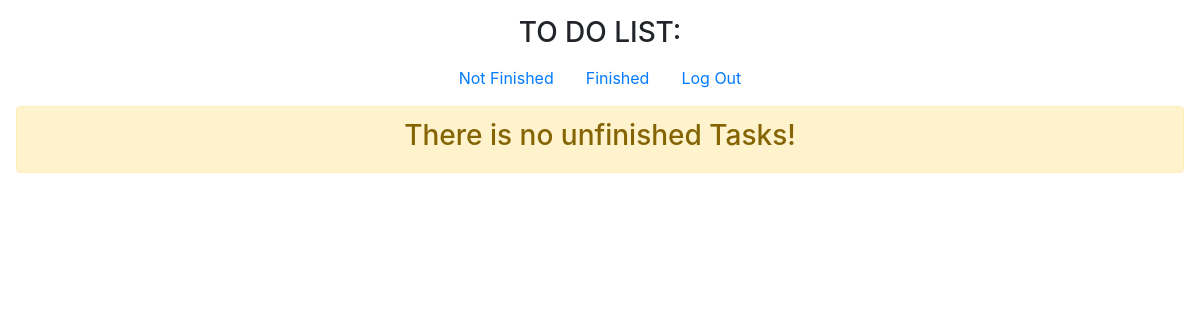
/tasks, run on an earlier commit of the app's database.
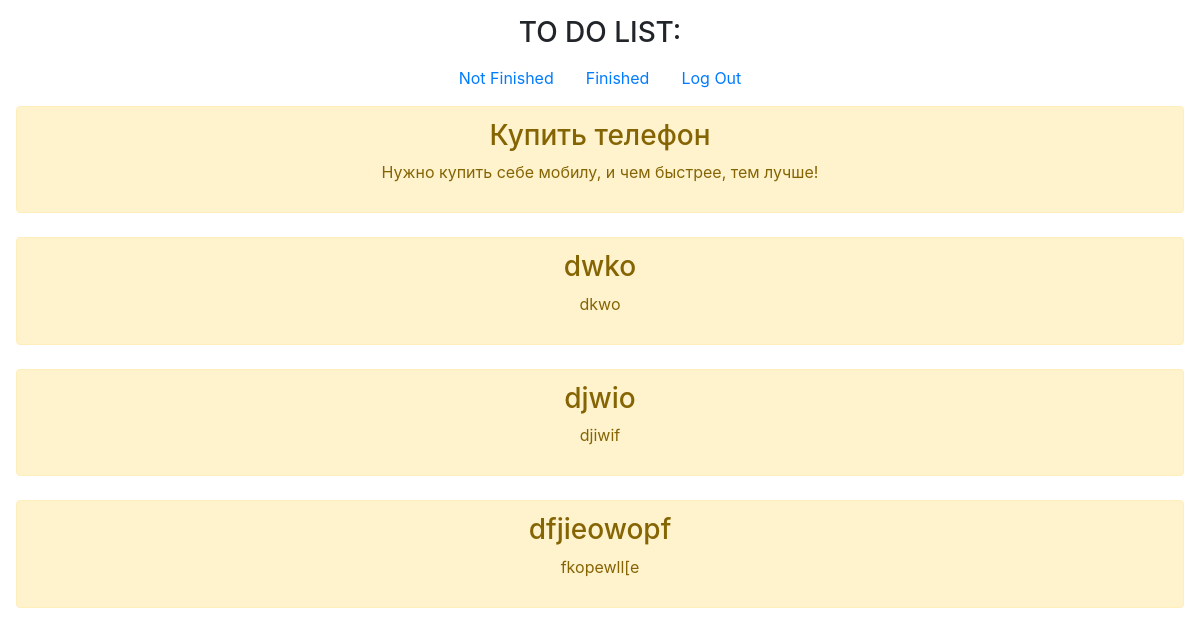
And on a later commit of the database.
### Tasker/models.py (models this page shows, shortened)
class Tasks(models.Model):
    user_id = models.CharField('Айди юзера', max_length=100)
    title = models.CharField('Название', max_length=50)
    desc = models.CharField('Описание', max_length=100)
    fin = models.CharField('Закончено ли', max_length=1)
    class Meta:
        verbose_name = "Задача"
        verbose_name_plural = "Задачи"

### Tasker/views.py (the view)
# urls.py: path('tasks',views.show, name = 'main'),
def show(request):
    tasks = Tasks.objects.filter(user_id=str(0))
    return render(request, 'Tasker/tasks.html', {'tasks':tasks})

### Tasker/templates/Tasker/tasks.html (shortened to what this page needs)
<!DOCTYPE html>
<html lang="en">
<head>
    <link rel="stylesheet" href="https://stackpath.bootstrapcdn.com/bootstrap/4.5.0/css/bootstrap.min.css">
<link href="https://getbootstrap.com//docs/4.5/dist/css/bootstrap.min.css" rel="stylesheet">
    <link href="https://getbootstrap.com/docs/4.5/examples/cover/cover.css" rel="stylesheet">
  </head>
  <body class="text-center">
    <div class="cover-container d-flex w-100 h-100 p-3 mx-auto flex-column">
  <header class="masthead mb-auto">
    <div class="inner">
      <h3 class="masthead-brand">TO DO LIST:</h3>
      <nav class="nav nav-masthead justify-content-center">
        <a class="nav-link active" href="tasks">Not Finished</a>
        <a class="nav-link" href="add-task">Finished</a>
        <a class="nav-link" href="register">Log Out</a>
      </nav>
    </div>
  </header>
  {% if tasks%}
  {% for el in tasks %}
    <div class = "alert alert-warning mt-2">
      <h3>{{el.title}}</h3>
      <p>{{el.desc}}</p>
    </div>
  {% endfor %}
  {%else%}
    <div class = "alert alert-warning mt-2">
        <h3>There is no unfinished Tasks!</h3>
    </div>
  {%endif%}
</div>
</body>
</html>

What changed in the data, as far as the page shows it:
now on this page (row edited): Tasks: title "Купить телефон", desc "Нужно купить себе мобилу, и чем быстрее, тем лучше!"
now on this page (row edited): Tasks: title "dwko", desc "dkwo"
now on this page (row edited): Tasks: title "djwio", desc "djiwif"
now on this page (row edited): Tasks: title "dfjieowopf", desc "fkopewll[e"
Also different on the page:
text no longer shown: "There is no unfinished Tasks!"
